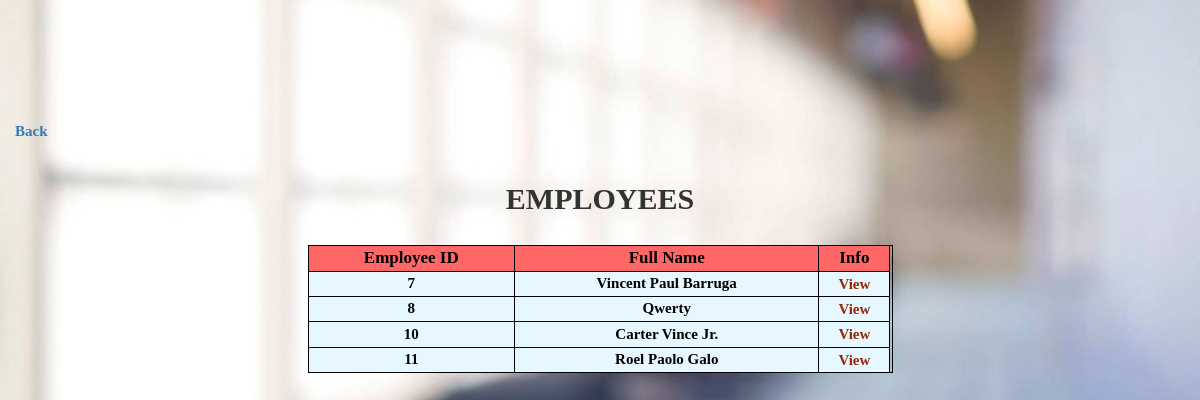
The page /viewEmployees.php (signed in) on the database its author committed.
### tables this page shows
CREATE TABLE `employee` (
  `emp_ID` int(11) NOT NULL,
  `emp_name` varchar(100) NOT NULL,
  `emp_address` varchar(100) NOT NULL,
  `emp_contact_num` varchar(11) NOT NULL,
  `emp_age` int(11) NOT NULL,
  `emp_birthday` date NOT NULL,
  `emp_email` varchar(60) NOT NULL,
  `emp_sex` varchar(7) NOT NULL,
  `father_name` varchar(100) NOT NULL,
  `father_occupation` varchar(30) NOT NULL,
  `mother_name` varchar(100) NOT NULL,
  `mother_occupation` varchar(30) NOT NULL,
  `marital_status` varchar(15) NOT NULL,
  `start_date` date NOT NULL,
  `emp_status` varchar(15) NOT NULL,
  `school_name` varchar(100) NOT NULL,
  `school_address` varchar(100) NOT NULL,
  `school_year_graduated` year(4) NOT NULL,
  `dept_ID` int(11) NOT NULL,
  `job_position_ID` int(11) NOT NULL
);

### viewEmployees.php (the view, shortened to what this page needs)
<?php
require("connector.php");
$sql = "SELECT emp_ID, emp_name FROM employee";
$result = mysqli_query($conn, $sql);
?>
<!DOCTYPE html>
<html>
    <link rel="stylesheet" href="https://maxcdn.bootstrapcdn.com/bootstrap/3.3.7/css/bootstrap.min.css">
 	<link rel="stylesheet" href="https://cdnjs.cloudflare.com/ajax/libs/font-awesome/4.7.0/css/font-awesome.min.css">
	 <link rel="stylesheet" type="text/css" href="view.css">
</head>
<body id="bg">
	<br>
	<br>
	<br>
	<br>
	<br>
	<br>
	<div class="container">
		<div class="row">
			<a href="home.php" style="font-size: 15px; font-family: Century; font-weight: bold; text-decoration: none;"> Back </a>
			<br>
			<br>
			<h2 style="font-family: Century; font-weight: bold; text-align: center;">EMPLOYEES</h2>
			<br>
			<table align="center">
				<tr>
					<th style="background-color: #ff6666;">Employee ID</th>
					<th style="background-color: #ff6666;">Full Name</th>
					<th style="background-color: #ff6666;">Info</th>
				</tr>
				<?php
					while($row = mysqli_fetch_assoc($result)){
						echo "<tr>";
						echo "<th style='background-color: #e6f7ff; font-size: 15px;'> {$row['emp_ID']} </th>";
						echo "<th style='background-color: #e6f7ff; font-size: 15px;'> {$row['emp_name']} </th>";
						echo "<th style='background-color: #e6f7ff;'><a style='font-size: 15px; text-decoration: none; color: #992600;' href='viewEmployeeInfo.php?id={$row['emp_ID']}'>View</a><td>";
						echo "</tr>";
					}
				?>
			</table>
		</div>
	</div>
	<br>
	<br>
	<br>
	<br>
	<br>
	<br>
	<br>
	<br>
</body>
</html>

### view.css (style rules this page uses)
#bg { background-image: url("hrbackground.jpg"); height: 100%; background-position: center; background-repeat: no-repeat; background-size: cover; }
table { margin: auto; width: 50%; height: 100%; background-color: none; border: 1px solid black; }
th { font-size: 17px; font-weight: bold; color: black; text-align: center; border: 1px solid black; font-family: Century; }

### rows shown on the page
employee: emp_ID "7", emp_name "Vincent Paul Barruga"
employee: emp_ID "8", emp_name "Qwerty"
employee: emp_ID "10", emp_name "Carter Vince Jr."
employee: emp_ID "11", emp_name "Roel Paolo Galo"
